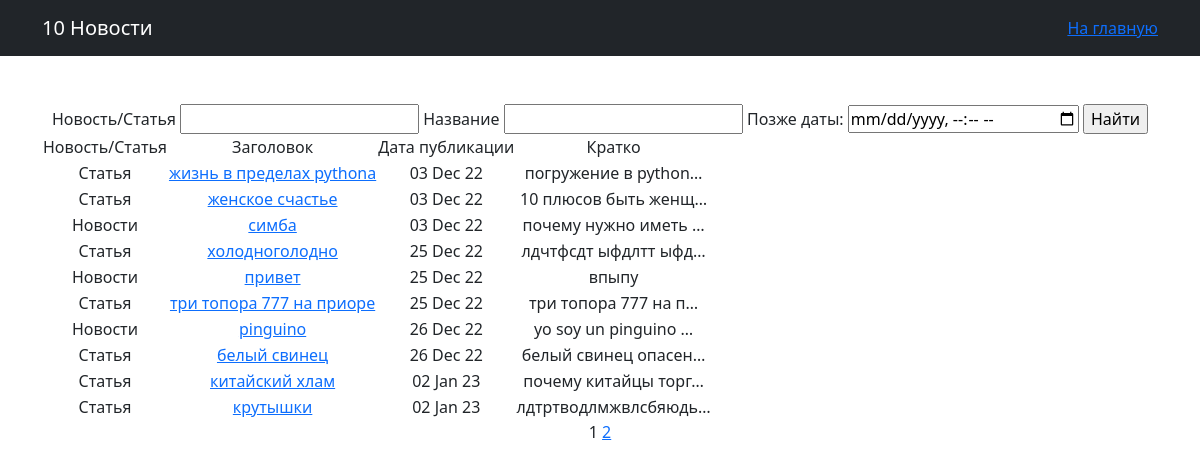
The app's page /news/search/ with its own data.
### news/models.py (models this page shows, shortened)
class Post(models.Model):
    author = models.ForeignKey(Author, on_delete=models.CASCADE)
    category = models.ManyToManyField(Category, through='PostCategory')
    NEWS = 'NE'
    ARTICLE = 'AR'
    CATEGORY_CHOICES = (
        (NEWS, 'Новости'),
        (ARTICLE, 'Статья')
    )
    change_news = models.CharField(max_length=2, choices=CATEGORY_CHOICES, default=ARTICLE)
    time_in = models.DateTimeField(auto_now_add=True)
    head_news = models.CharField(max_length=128)
    text_news = models.TextField()
    rate_news = models.SmallIntegerField(default=0)

### news/views.py (the view)
# urls.py: path('search/', Search.as_view(), name='search'),
class Search(ListView):
    model = Post
    ordering = 'time_in'
    template_name = 'search.html'
    context_object_name = 'search'
    paginate_by = 10
    def get_queryset(self):
        queryset = super().get_queryset()
        self.filterset = PostFilter(self.request.GET, queryset)
        return self.filterset.qs
    def get_context_data(self, **kwargs):
        context = super().get_context_data(**kwargs)
        context['filterset'] = self.filterset
        return context

### news/templatetags/custom_filters.py (called while the page is built)
@register.filter()
def censor(word, code="*"):
    word = word.lower().translate(str.maketrans('', '', string.punctuation))
    for mat in list_mat:
        if mat in word:
            word = word.replace(mat[1:], code * (len(mat) - 1))
    return f'{word}'

@register.simple_tag(takes_context=True)
def url_replace(context, **kwargs):
    d = context['request'].GET.copy()
    for k, v in kwargs.items():
        d[k]=v
    return d.urlencode()

### templates/search.html (shortened to what this page needs)
{% extends 'flatpages/default.html' %}
{% load custom_filters %}
{% block title %}
{{search|length}} Новости
<a href="{% url 'news' %}">На главную</a>
{% endblock title %}
{% block content %}
    <form action="" method="get">
        <label for="{{filterset.form.change_news__icontains.id_for_label}}">Новость/Статья</label>
        <input
            id="{{filterset.form.change_news__icontains.id}}"
            name="{{filterset.form.change_news__icontains.name}}"
            value="{{filterset.form.change_news.value}}"
        />
        <label for="{{filterset.form.head_news__icontains.id_for_label}}">Название</label>
        <input
            id="{{filterset.form.head_news__icontains.id}}"
            name="{{filterset.form.head_news__icontains.name}}"
            value="{{filterset.form.head_news.value}}"
        />
        <label for="{{filterset.form.time_in__gt.id_for_label}}">Позже даты:</label>
        <input
                type="datetime-local"
                id="{{filterset.form.time_in__gt.id}}"
                name="{{filterset.form.time_in__gt.name}}"
                value="{{filterset.form.time_in__gt.value}}"
                min="2022-12-01T00:00"
        />
        <input type="submit" value="Найти"/>
    </form>
<table>
    <tr>
        <td>Новость/Статья</td>
        <td>Заголовок</td>
        <td>Дата публикации</td>
        <td>Кратко</td>
    </tr>
    {% if search %}
        {% for new in search %}
        <tr>
            <td>{{new.get_change_news_display}}</td>
            <td><a href="/news/{{new.pk}}">{{new.head_news|censor}}</a></td>
            <td>{{new.time_in|date:"d M y"}}</td>
            <td>{{new.text_news|censor|truncatechars:20}}</td>
        </tr>
        {% endfor %}
    {% else %}
        <h3>В данный момент пока еще нет статей</h3>
    {% endif %}
</table>
    {{ page_obj.number }}
    {% if page_obj.has_next %}
        <a href="?{% url_replace page=page_obj.next_page_number %}">{{ page_obj.next_page_number }}</a>
    {% endif %}
{% endblock content %}

### records on screen
Post: change_news "Статья", head_news|censor "жизнь в пределах pythonа", time_in "03 Dec 22", text_news|censor "погружение в python…"
Post: change_news "Статья", head_news|censor "женское счастье", time_in "03 Dec 22", text_news|censor "10 плюсов быть женщ…"
Post: change_news "Новости", head_news|censor "симба", time_in "03 Dec 22", text_news|censor "почему нужно иметь …"
Post: change_news "Статья", head_news|censor "холодноголодно", time_in "25 Dec 22", text_news|censor "лдчтфсдт ыфдлтт ыфд…"
Post: change_news "Новости", head_news|censor "привет", time_in "25 Dec 22", text_news|censor "впыпу"
Post: change_news "Статья", head_news|censor "три топора 777 на приоре", time_in "25 Dec 22", text_news|censor "три топора 777 на п…"
Post: change_news "Новости", head_news|censor "pinguino", time_in "26 Dec 22", text_news|censor "yo soy un pinguino …"
Post: change_news "Статья", head_news|censor "белый свинец", time_in "26 Dec 22", text_news|censor "белый свинец опасен…"
Post: change_news "Статья", head_news|censor "китайский хлам", time_in "02 Jan 23", text_news|censor "почему китайцы торг…"
Post: change_news "Статья", head_news|censor "крутышки", time_in "02 Jan 23", text_news|censor "лдтртводлмжвлсбяюдь…"

### other values on screen
{{ search|length }} "10"
{{ page_obj.number }} "1"
{{ page_obj.next_page_number }} "2"
